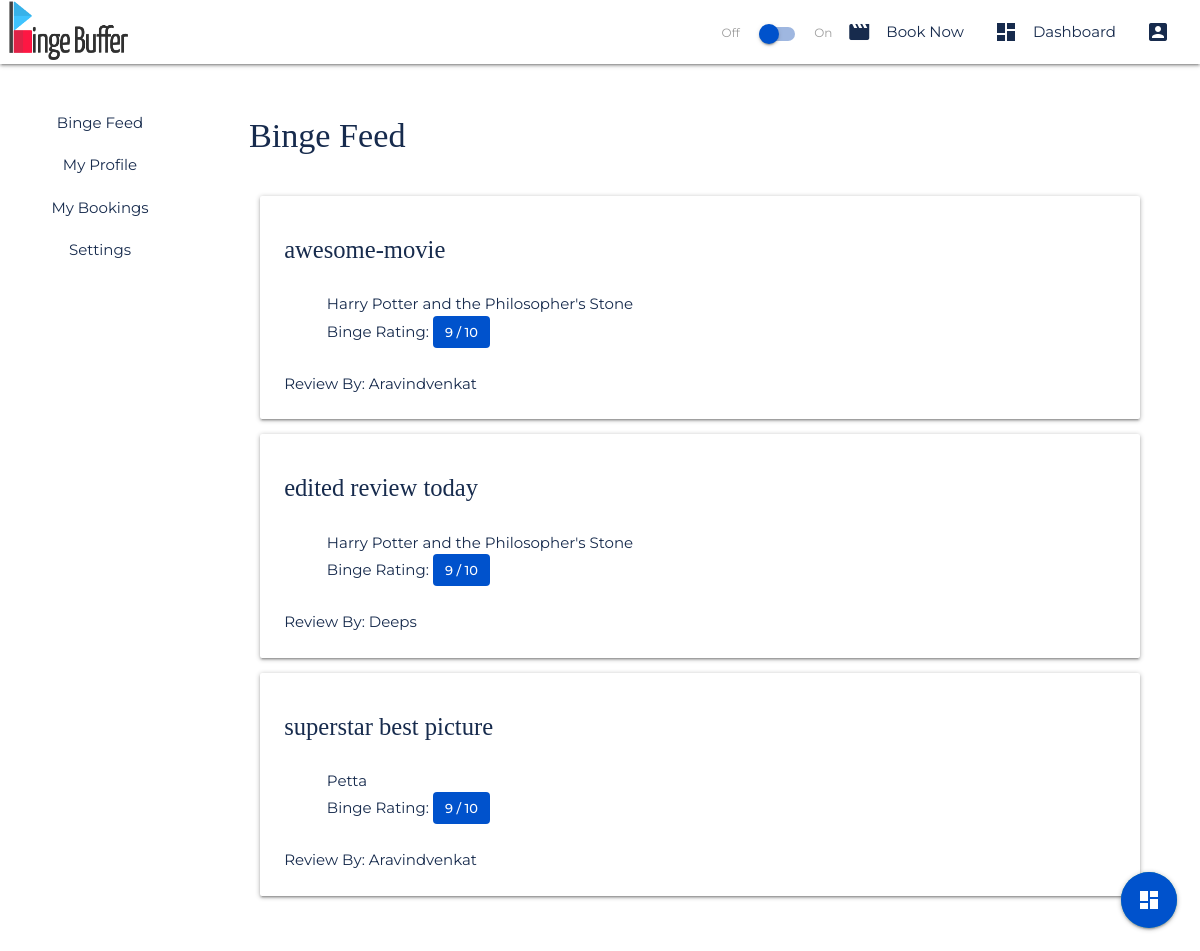
Before: /dashboard/feed/ (signed in) with the older database file.
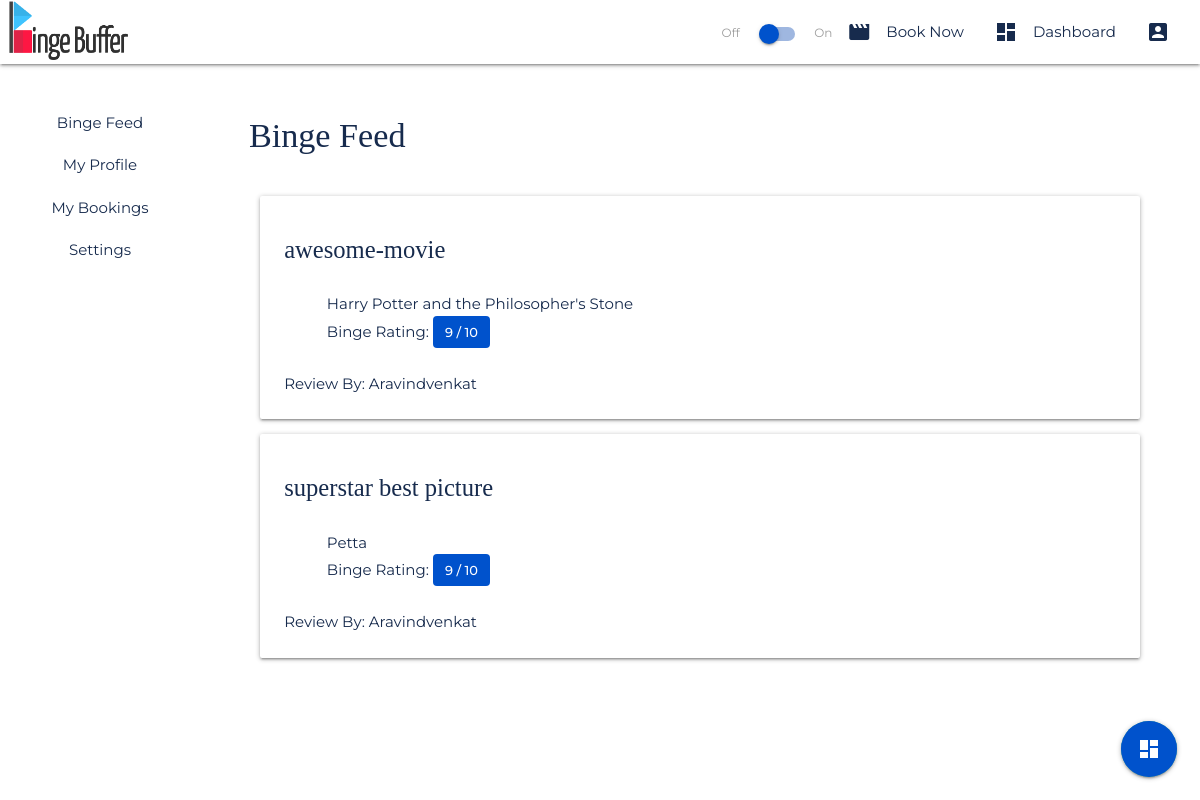
After: the same page with the newer database file.
### dashboard/models.py (models this page shows, shortened)
class MovieReview(models.Model):
    id = models.UUIDField(primary_key=True, default=uuid.uuid4, editable=False)
    user = models.ForeignKey(User, on_delete=models.CASCADE, default=None)
    movie_id = models.CharField(max_length=30)
    movie_posterpath = models.CharField(max_length=30, default=None)
    movie_backdroppath = models.CharField(max_length=30, default=None)
    movie_name = models.CharField(max_length=30)
    movie_rating = models.IntegerField()
    movie_review = models.CharField(max_length=1000)
    review_title = models.CharField(max_length=100, default=None)
    review_slug = models.SlugField(default=None)
    review_public_status = models.BooleanField(default=False)
    review_hash = models.CharField(max_length=200)

### dashboard/views.py (the view)
# urls.py: path('feed/', views.dashboard_feed, name='feed'),
@login_required(login_url="/accounts/login")
def dashboard_feed(request):
    reviews = MovieReview.objects.filter(review_public_status=True)
    return render(request, 'dashboard/dashboard_feed.html' , {'reviews': reviews})

### templates/dashboard/dashboard_feed.html (shortened to what this page needs)
{% extends 'dashboard/dashboard_home.html' %} {% block dashboardcontent %}
<div class="fluid-container">
  <div class="row">
    {% if reviews|length > 0 %}
    <h4 class="text-secondary">
      Binge Feed
    </h4>
    {% else %}
    <h4 class="text-secondary">
      Feed Not Available
    </h4>
    {% endif %}
  </div>
  <div class="col s12">
    <div class="row">
      {% for review in reviews %}
      <div class="card-panel text-secondary bg-nav">
        <div class="row">
          <h5 class="col s12 text-secondary mb-2 hover-title">
            <a
              href="{% url 'dashboard:reviewdetail' reviewId=review.id reviewTitle=review.review_title %}"
              class="bg-nav text-secondary"
              >{{review.review_title}}</a
            >
          </h5>
          <div class="fluid-container">
            <div class="col s12">
              {{review.movie_name}}
            </div>
            <div class="col s12">
              Binge Rating:
              <span class="chip">{{review.movie_rating}} / 10</span>
            </div>
          </div>
        </div>
        <div class="row mb-0">
          <div class="col s6 text-secondary">
            Review By: {{review.user | title}}
          </div>
        </div>
      </div>
      {% endfor %}
    </div>
  </div>
</div>
<div class="fixed-action-btn">
  <a class="btn-floating btn-large">
    <i class="large material-icons bg-primary">dashboard</i>
  </a>
</div>
{% endblock %}

Changed rows visible on the page:
removed MovieReview: review_title "edited review today", movie_name "Harry Potter and the Philosopher's Stone", movie_rating "9", user "Deeps"
